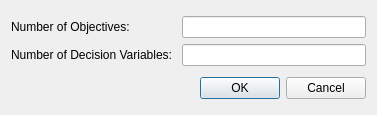
<?xml version="1.0" encoding="UTF-8"?>
<ui version="4.0">
 <class>{{ ClassName }}Form</class>
 <widget class="QWidget" name="{{ ClassName }}Form">
  <property name="geometry">
   <rect>
    <x>0</x>
    <y>0</y>
    <width>377</width>
    <height>115</height>
   </rect>
  </property>
  <property name="windowTitle">
   <string>{{ StringName }} Problem Configuration</string>
  </property>
  <layout class="QGridLayout" name="gridLayout">
   <item row="0" column="0">
    <layout class="QHBoxLayout" name="horizontalLayout">
     <item>
      <layout class="QVBoxLayout" name="leftVerticalLayout">
       <item>
        <widget class="QLabel" name="label_2">
         <property name="text">
          <string>Number of Objectives: </string>
         </property>
        </widget>
       </item>
       <item>
        <widget class="QLabel" name="label">
         <property name="text">
          <string>Number of Decision Variables: </string>
         </property>
        </widget>
       </item>
      </layout>
     </item>
     <item>
      <layout class="QVBoxLayout" name="rightVerticalLayout">
       <item>
        <widget class="QLineEdit" name="m_nobjEdit"/>
       </item>
       <item>
        <widget class="QLineEdit" name="m_nvarEdit"/>
       </item>
      </layout>
     </item>
    </layout>
   </item>
   <item row="1" column="0">
    <widget class="QDialogButtonBox" name="buttonBox">
     <property name="standardButtons">
      <set>QDialogButtonBox::Cancel|QDialogButtonBox::Ok</set>
     </property>
    </widget>
   </item>
  </layout>
 </widget>
 <tabstops>
  <tabstop>m_nobjEdit</tabstop>
  <tabstop>m_nvarEdit</tabstop>
  <tabstop>buttonBox</tabstop>
 </tabstops>
 <resources/>
 <connections>
  <connection>
   <sender>buttonBox</sender>
   <signal>accepted()</signal>
   <receiver>{{ ClassName }}Form</receiver>
   <slot>close()</slot>
   <hints>
    <hint type="sourcelabel">
     <x>320</x>
     <y>88</y>
    </hint>
    <hint type="destinationlabel">
     <x>293</x>
     <y>110</y>
    </hint>
   </hints>
  </connection>
  <connection>
   <sender>buttonBox</sender>
   <signal>rejected()</signal>
   <receiver>{{ ClassName }}Form</receiver>
   <slot>close()</slot>
   <hints>
    <hint type="sourcelabel">
     <x>231</x>
     <y>90</y>
    </hint>
    <hint type="destinationlabel">
     <x>201</x>
     <y>113</y>
    </hint>
   </hints>
  </connection>
 </connections>
</ui>
